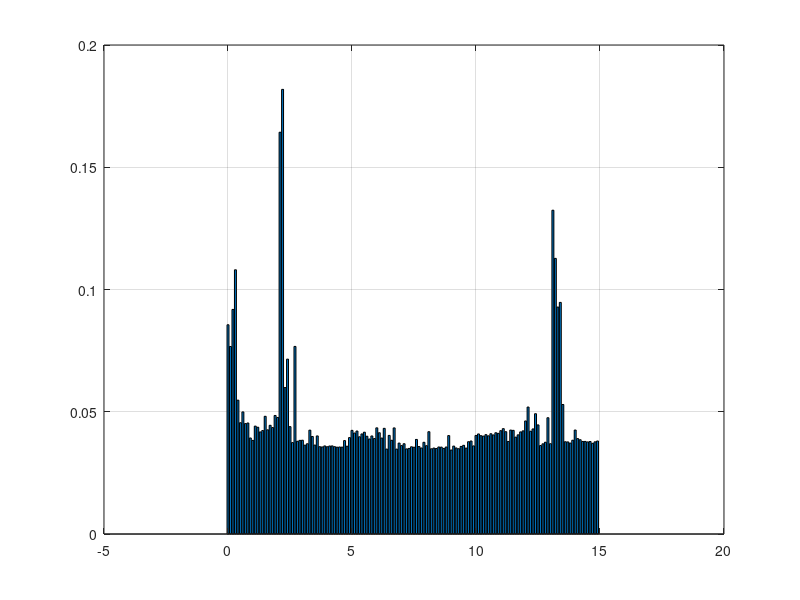

Source code (MATLAB): (Note: this script raises an error after producing the figure.)

close all
addpath('functions')
addpath('gif')
addpath('results')


data = load('ResultsNLMPC.mat');
data = data.sol;

samples = length(data.X);

X = data.X;
Xest = data.Xest;
Ts = data.T;
U = data.U;
D = data.D;
Y = data.Y;
if (isfield(data, 'R'))
    R = data.R;   
end

if (isfield(data, 'computingTimes'))
    computingTimes = data.computingTimes;
    figure("Name", "Computing times")
    bar(Ts(1:10:end-1), computingTimes);
    grid on
end


kRefreshPlot = 50; %vykresluje se pouze po kazdych 'kRefreshPlot" samplech
kRefreshAnim = 10; % ~ ^

for k = 2:1:samples-1
    %% Vizualizace
    if(mod(k,kRefreshPlot)==0)
%         plotRefresh(Ts,X,Xest,R,U,D,Y,k,kRefreshPlot); %LQG
%         plotRefresh(Ts,X,Xest,[],U,D,Y,k,kRefreshPlot); %MPC
    end
    
    if(mod(k,kRefreshAnim)==0)
%         animRefresh(X(:,k), Xest(:,k), R(k), U(k), D(k)); %LQG
        animRefresh(X(:,k), Xest(:,k), [], U(k), D(1,k)); %MPC
        title(k)
    end
        
    if(mod(k,10000)==0)
        disp("Time for 10000 samples:" + toc)
    end
    
end
